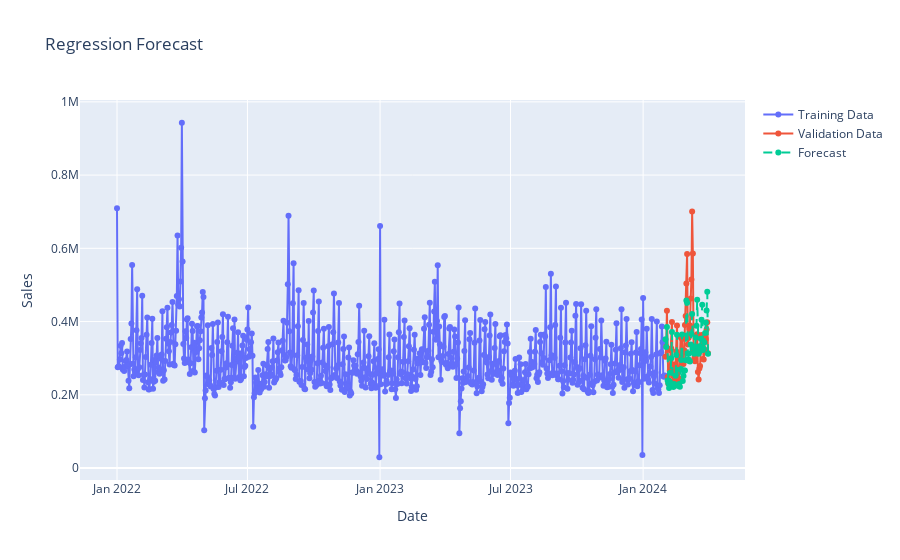

The notebook cell saved with this chart:
### Code cell
import plotly.graph_objs as go
import plotly.express as px

# Assuming your data is in a pandas DataFrame format with datetime index
# Let's create a figure for the plot
fig = go.Figure()

# Add training data
fig.add_trace(go.Scatter(x=X_train['date'], y=y_train['SALES'], mode='lines+markers', name='Training Data'))

# Add validation data
fig.add_trace(go.Scatter(x=X_val['date'], y=y_val['SALES'], mode='lines+markers', name='Validation Data'))

# Add forecasted values
fig.add_trace(go.Scatter(x=X_val['date'], y=y_val_pred_simple.flatten(), mode='lines+markers', name='Forecast', line=dict(dash='dash')))

# Update layout
fig.update_layout(title='Regression Forecast',
                  xaxis_title='Date',
                  yaxis_title='Sales')

# Show the plot interactively
fig.show()
